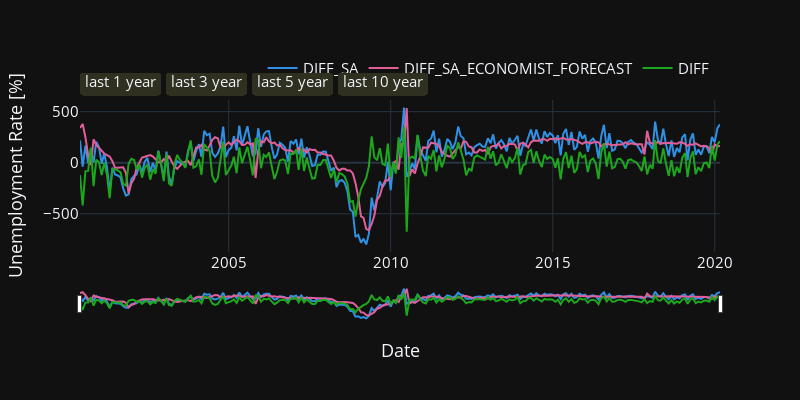

Here is the notebook cell this chart was saved with:
### Code cell
_df = df_nfp.iloc[:, :2]
_df["DIFF"] = _df["DIFF_SA"] - _df["DIFF_SA_ECONOMIST_FORECAST"]

layout_kwargs = dict(
    width=800,
    height=400,
    font_size=15,
    legend={"x":0.99, "y":1.1, "xanchor":"right", "yanchor":"bottom","orientation":"h"},
    xaxis={"title":"Date"},
    yaxis={"title":"Unemployment Rate [%]", "side":"left", },
    yaxis2={"title":"Difference [%]", "side":"right", "overlaying":'y'},
    hovermode="x",
    template="plotly_dark"
)
fig = series_plot(_df.iloc[:-31, :], **layout_kwargs)
fig.show()

### Figure 1 — Plotly figure (JSON) as saved in the notebook; plotly's stock layout.template omitted (floating-point values rounded to 4 significant figures; data arrays with more than 128 entries replaced by an {"elided": "..."} marker saying what was removed)
{"data": [{"marker": {"color": "#2E91E5"}, "name": "DIFF_SA", "type": "scatter", "x": {"elided": "238 str values"}, "y": {"elided": "238 int values"}, "yaxis": "y"}, {"marker": {"color": "#E15F99"}, "name": "DIFF_SA_ECONOMIST_FORECAST", "type": "scatter", "x": {"elided": "238 str values"}, "y": {"elided": "238 int values"}, "yaxis": "y"}, {"marker": {"color": "#1CA71C"}, "name": "DIFF", "type": "scatter", "x": {"elided": "238 str values"}, "y": {"elided": "238 int values"}, "yaxis": "y"}], "layout": {"font": {"size": 15}, "height": 400, "hovermode": "x", "legend": {"orientation": "h", "x": 0.99, "xanchor": "right", "y": 1.1, "yanchor": "bottom"}, "width": 800, "xaxis": {"rangeselector": {"bgcolor": "#2F301F", "buttons": [{"count": 1, "label": "last 1 year", "step": "year"}, {"count": 3, "label": "last 3 year", "step": "year"}, {"count": 5, "label": "last 5 year", "step": "year"}, {"count": 10, "label": "last 10 year", "step": "year"}]}, "rangeslider": {"visible": true}, "title": {"text": "Date"}}, "yaxis": {"side": "left", "title": {"text": "Unemployment Rate [%]"}}, "yaxis2": {"overlaying": "y", "side": "right", "title": {"text": "Difference [%]"}}}}
